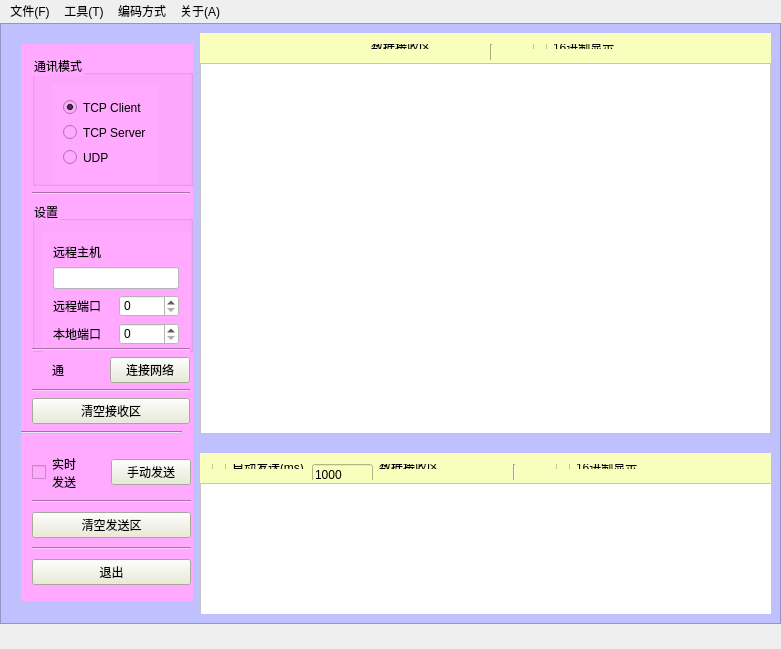
<?xml version="1.0" encoding="UTF-8"?>
<ui version="4.0">
 <class>MainWindow</class>
 <widget class="QMainWindow" name="MainWindow">
  <property name="geometry">
   <rect>
    <x>0</x>
    <y>0</y>
    <width>781</width>
    <height>649</height>
   </rect>
  </property>
  <property name="minimumSize">
   <size>
    <width>781</width>
    <height>649</height>
   </size>
  </property>
  <property name="maximumSize">
   <size>
    <width>781</width>
    <height>649</height>
   </size>
  </property>
  <property name="windowTitle">
   <string>网络调试助手(V0.1)</string>
  </property>
  <property name="styleSheet">
   <string notr="true">border-color: rgb(170, 170, 255);</string>
  </property>
  <widget class="QWidget" name="centralWidget">
   <widget class="QFrame" name="frame">
    <property name="geometry">
     <rect>
      <x>0</x>
      <y>0</y>
      <width>781</width>
      <height>601</height>
     </rect>
    </property>
    <property name="minimumSize">
     <size>
      <width>781</width>
      <height>601</height>
     </size>
    </property>
    <property name="maximumSize">
     <size>
      <width>781</width>
      <height>601</height>
     </size>
    </property>
    <property name="styleSheet">
     <string notr="true">background-color: rgb(192, 192, 255);</string>
    </property>
    <property name="frameShape">
     <enum>QFrame::StyledPanel</enum>
    </property>
    <property name="frameShadow">
     <enum>QFrame::Raised</enum>
    </property>
    <widget class="QWidget" name="widget_3" native="true">
     <property name="geometry">
      <rect>
       <x>200</x>
       <y>10</y>
       <width>571</width>
       <height>401</height>
      </rect>
     </property>
     <widget class="QWidget" name="widget_5" native="true">
      <property name="geometry">
       <rect>
        <x>0</x>
        <y>0</y>
        <width>571</width>
        <height>31</height>
       </rect>
      </property>
      <property name="styleSheet">
       <string notr="true">background-color: rgb(248, 255, 188);</string>
      </property>
      <widget class="QWidget" name="layoutWidget">
       <property name="geometry">
        <rect>
         <x>160</x>
         <y>0</y>
         <width>267</width>
         <height>27</height>
        </rect>
       </property>
       <layout class="QHBoxLayout" name="horizontalLayout_4">
        <item>
         <widget class="QLabel" name="label_4">
          <property name="text">
           <string>数据接收区</string>
          </property>
         </widget>
        </item>
        <item>
         <widget class="Line" name="line_8">
          <property name="minimumSize">
           <size>
            <width>71</width>
            <height>21</height>
           </size>
          </property>
          <property name="maximumSize">
           <size>
            <width>71</width>
            <height>21</height>
           </size>
          </property>
          <property name="orientation">
           <enum>Qt::Vertical</enum>
          </property>
         </widget>
        </item>
        <item>
         <widget class="QCheckBox" name="receiveHex_checkBox">
          <property name="text">
           <string>16进制显示</string>
          </property>
         </widget>
        </item>
       </layout>
      </widget>
     </widget>
     <widget class="QTextBrowser" name="receive_textBrowser">
      <property name="geometry">
       <rect>
        <x>0</x>
        <y>30</y>
        <width>571</width>
        <height>371</height>
       </rect>
      </property>
      <property name="styleSheet">
       <string notr="true">background-color: rgb(255, 255, 255);</string>
      </property>
     </widget>
    </widget>
    <widget class="QWidget" name="widget_4" native="true">
     <property name="geometry">
      <rect>
       <x>200</x>
       <y>420</y>
       <width>571</width>
       <height>171</height>
      </rect>
     </property>
     <widget class="QWidget" name="widget_6" native="true">
      <property name="geometry">
       <rect>
        <x>0</x>
        <y>10</y>
        <width>571</width>
        <height>31</height>
       </rect>
      </property>
      <property name="styleSheet">
       <string notr="true">background-color: rgb(248, 255, 188);</string>
      </property>
      <widget class="QWidget" name="layoutWidget">
       <property name="geometry">
        <rect>
         <x>1</x>
         <y>0</y>
         <width>460</width>
         <height>27</height>
        </rect>
       </property>
       <layout class="QHBoxLayout" name="horizontalLayout_5">
        <item>
         <widget class="QCheckBox" name="autoSend_checkBox">
          <property name="maximumSize">
           <size>
            <width>121</width>
            <height>16777215</height>
           </size>
          </property>
          <property name="text">
           <string>自动发送(ms)</string>
          </property>
         </widget>
        </item>
        <item>
         <widget class="QLineEdit" name="autoSendTime_lineEdit">
          <property name="minimumSize">
           <size>
            <width>61</width>
            <height>21</height>
           </size>
          </property>
          <property name="maximumSize">
           <size>
            <width>61</width>
            <height>16777215</height>
           </size>
          </property>
          <property name="text">
           <string>1000</string>
          </property>
         </widget>
        </item>
        <item>
         <widget class="QLabel" name="label_5">
          <property name="text">
           <string>数据接收区</string>
          </property>
         </widget>
        </item>
        <item>
         <widget class="Line" name="line_9">
          <property name="minimumSize">
           <size>
            <width>71</width>
            <height>21</height>
           </size>
          </property>
          <property name="maximumSize">
           <size>
            <width>71</width>
            <height>21</height>
           </size>
          </property>
          <property name="orientation">
           <enum>Qt::Vertical</enum>
          </property>
         </widget>
        </item>
        <item>
         <widget class="QCheckBox" name="sendHex_checkBox">
          <property name="text">
           <string>16进制显示</string>
          </property>
         </widget>
        </item>
       </layout>
      </widget>
     </widget>
     <widget class="QPlainTextEdit" name="send_plainTextEdit">
      <property name="geometry">
       <rect>
        <x>0</x>
        <y>40</y>
        <width>1131</width>
        <height>211</height>
       </rect>
      </property>
      <property name="styleSheet">
       <string notr="true">background-color: rgb(255, 255, 255);</string>
      </property>
     </widget>
    </widget>
    <widget class="QWidget" name="layoutWidget">
     <property name="geometry">
      <rect>
       <x>10</x>
       <y>10</y>
       <width>183</width>
       <height>579</height>
      </rect>
     </property>
     <layout class="QVBoxLayout" name="verticalLayout_5">
      <item>
       <widget class="QWidget" name="widget" native="true">
        <property name="minimumSize">
         <size>
          <width>181</width>
          <height>401</height>
         </size>
        </property>
        <property name="maximumSize">
         <size>
          <width>181</width>
          <height>401</height>
         </size>
        </property>
        <property name="styleSheet">
         <string notr="true">background-color: rgb(255, 169, 255);
border-color: rgb(58, 68, 255);</string>
        </property>
        <widget class="QWidget" name="layoutWidget">
         <property name="geometry">
          <rect>
           <x>0</x>
           <y>0</y>
           <width>180</width>
           <height>391</height>
          </rect>
         </property>
         <layout class="QVBoxLayout" name="verticalLayout_3">
          <item>
           <widget class="QGroupBox" name="groupBox">
            <property name="minimumSize">
             <size>
              <width>161</width>
              <height>131</height>
             </size>
            </property>
            <property name="maximumSize">
             <size>
              <width>161</width>
              <height>131</height>
             </size>
            </property>
            <property name="toolTip">
             <string>&lt;html&gt;&lt;head/&gt;&lt;body&gt;&lt;p&gt;&lt;br/&gt;&lt;/p&gt;&lt;/body&gt;&lt;/html&gt;</string>
            </property>
            <property name="styleSheet">
             <string notr="true"/>
            </property>
            <property name="title">
             <string>通讯模式</string>
            </property>
            <widget class="QWidget" name="layoutWidget">
             <property name="geometry">
              <rect>
               <x>20</x>
               <y>30</y>
               <width>106</width>
               <height>98</height>
              </rect>
             </property>
             <layout class="QVBoxLayout" name="verticalLayout">
              <item>
               <widget class="QRadioButton" name="tcpclient_radioButton">
                <property name="text">
                 <string>TCP Client</string>
                </property>
                <property name="checked">
                 <bool>true</bool>
                </property>
               </widget>
              </item>
              <item>
               <widget class="QRadioButton" name="tcpserver_radioButton">
                <property name="text">
                 <string>TCP Server</string>
                </property>
               </widget>
              </item>
              <item>
               <widget class="QRadioButton" name="udp_radioButton">
                <property name="text">
                 <string>UDP</string>
                </property>
               </widget>
              </item>
             </layout>
            </widget>
           </widget>
          </item>
          <item>
           <widget class="Line" name="line_10">
            <property name="orientation">
             <enum>Qt::Horizontal</enum>
            </property>
           </widget>
          </item>
          <item>
           <widget class="QGroupBox" name="groupBox_2">
            <property name="minimumSize">
             <size>
              <width>161</width>
              <height>151</height>
             </size>
            </property>
            <property name="maximumSize">
             <size>
              <width>161</width>
              <height>151</height>
             </size>
            </property>
            <property name="toolTip">
             <string>&lt;html&gt;&lt;head/&gt;&lt;body&gt;&lt;p&gt;&lt;br/&gt;&lt;/p&gt;&lt;/body&gt;&lt;/html&gt;</string>
            </property>
            <property name="title">
             <string>设置</string>
            </property>
            <widget class="QWidget" name="layoutWidget">
             <property name="geometry">
              <rect>
               <x>10</x>
               <y>30</y>
               <width>148</width>
               <height>125</height>
              </rect>
             </property>
             <layout class="QVBoxLayout" name="verticalLayout_2">
              <item>
               <widget class="QLabel" name="label">
                <property name="text">
                 <string>远程主机</string>
                </property>
               </widget>
              </item>
              <item>
               <widget class="QLineEdit" name="remoteIP_lineEdit">
                <property name="styleSheet">
                 <string notr="true">background-color: rgb(255, 255, 255);</string>
                </property>
               </widget>
              </item>
              <item>
               <layout class="QHBoxLayout" name="horizontalLayout">
                <item>
                 <widget class="QLabel" name="label_3">
                  <property name="text">
                   <string>远程端口</string>
                  </property>
                 </widget>
                </item>
                <item>
                 <widget class="QSpinBox" name="remoteport_spinBox">
                  <property name="styleSheet">
                   <string notr="true">background-color: rgb(255, 255, 255);</string>
                  </property>
                 </widget>
                </item>
               </layout>
              </item>
              <item>
               <layout class="QHBoxLayout" name="horizontalLayout_2">
                <item>
                 <widget class="QLabel" name="label_2">
                  <property name="text">
                   <string>本地端口</string>
                  </property>
                 </widget>
                </item>
                <item>
                 <widget class="QSpinBox" name="localport_spinBox">
                  <property name="styleSheet">
                   <string notr="true">background-color: rgb(255, 255, 255);</string>
                  </property>
                 </widget>
                </item>
               </layout>
              </item>
             </layout>
            </widget>
           </widget>
          </item>
          <item>
           <widget class="Line" name="line_2">
            <property name="orientation">
             <enum>Qt::Horizontal</enum>
            </property>
           </widget>
          </item>
          <item>
           <layout class="QHBoxLayout" name="horizontalLayout_6">
            <item>
             <spacer name="horizontalSpacer_2">
              <property name="orientation">
               <enum>Qt::Horizontal</enum>
              </property>
              <property name="sizeHint" stdset="0">
               <size>
                <width>18</width>
                <height>20</height>
               </size>
              </property>
             </spacer>
            </item>
            <item>
             <widget class="QLabel" name="state_label">
              <property name="text">
               <string>通</string>
              </property>
             </widget>
            </item>
            <item>
             <spacer name="horizontalSpacer">
              <property name="orientation">
               <enum>Qt::Horizontal</enum>
              </property>
              <property name="sizeHint" stdset="0">
               <size>
                <width>40</width>
                <height>20</height>
               </size>
              </property>
             </spacer>
            </item>
            <item>
             <widget class="QPushButton" name="connect_pushButton">
              <property name="styleSheet">
               <string notr="true">background-color: rgb(234, 235, 214);</string>
              </property>
              <property name="text">
               <string>连接网络</string>
              </property>
             </widget>
            </item>
           </layout>
          </item>
          <item>
           <widget class="Line" name="line_3">
            <property name="orientation">
             <enum>Qt::Horizontal</enum>
            </property>
           </widget>
          </item>
          <item>
           <widget class="QPushButton" name="clearReceive_pushButton">
            <property name="styleSheet">
             <string notr="true">background-color: rgb(234, 235, 214);</string>
            </property>
            <property name="text">
             <string>清空接收区</string>
            </property>
           </widget>
          </item>
         </layout>
        </widget>
       </widget>
      </item>
      <item>
       <widget class="Line" name="line_7">
        <property name="orientation">
         <enum>Qt::Horizontal</enum>
        </property>
       </widget>
      </item>
      <item>
       <widget class="QWidget" name="widget_2" native="true">
        <property name="minimumSize">
         <size>
          <width>181</width>
          <height>161</height>
         </size>
        </property>
        <property name="styleSheet">
         <string notr="true">background-color: rgb(255, 169, 255);
border-color: rgb(58, 68, 255);</string>
        </property>
        <widget class="Line" name="line_5">
         <property name="geometry">
          <rect>
           <x>30</x>
           <y>100</y>
           <width>118</width>
           <height>3</height>
          </rect>
         </property>
         <property name="orientation">
          <enum>Qt::Horizontal</enum>
         </property>
        </widget>
        <widget class="QWidget" name="layoutWidget">
         <property name="geometry">
          <rect>
           <x>0</x>
           <y>0</y>
           <width>181</width>
           <height>161</height>
          </rect>
         </property>
         <layout class="QVBoxLayout" name="verticalLayout_4">
          <item>
           <layout class="QHBoxLayout" name="horizontalLayout_3">
            <item>
             <widget class="QCheckBox" name="rtSend_checkBox">
              <property name="text">
               <string>实时
发送</string>
              </property>
             </widget>
            </item>
            <item>
             <widget class="QPushButton" name="handSend_pushButton">
              <property name="styleSheet">
               <string notr="true">background-color: rgb(234, 235, 214);</string>
              </property>
              <property name="text">
               <string>手动发送</string>
              </property>
             </widget>
            </item>
           </layout>
          </item>
          <item>
           <widget class="Line" name="line_4">
            <property name="orientation">
             <enum>Qt::Horizontal</enum>
            </property>
           </widget>
          </item>
          <item>
           <widget class="QPushButton" name="clearSend_pushButton">
            <property name="styleSheet">
             <string notr="true">background-color: rgb(234, 235, 214);</string>
            </property>
            <property name="text">
             <string>清空发送区</string>
            </property>
           </widget>
          </item>
          <item>
           <widget class="Line" name="line_6">
            <property name="orientation">
             <enum>Qt::Horizontal</enum>
            </property>
           </widget>
          </item>
          <item>
           <widget class="QPushButton" name="quit_pushButton">
            <property name="styleSheet">
             <string notr="true">background-color: rgb(234, 235, 214);</string>
            </property>
            <property name="text">
             <string>退出</string>
            </property>
           </widget>
          </item>
         </layout>
        </widget>
       </widget>
      </item>
     </layout>
    </widget>
   </widget>
  </widget>
  <widget class="QMenuBar" name="menuBar">
   <property name="geometry">
    <rect>
     <x>0</x>
     <y>0</y>
     <width>781</width>
     <height>23</height>
    </rect>
   </property>
   <widget class="QMenu" name="menuYywr">
    <property name="title">
     <string>文件(F)</string>
    </property>
   </widget>
   <widget class="QMenu" name="menu">
    <property name="title">
     <string>工具(T)</string>
    </property>
   </widget>
   <widget class="QMenu" name="menu_2">
    <property name="title">
     <string>编码方式</string>
    </property>
   </widget>
   <widget class="QMenu" name="menu_3">
    <property name="title">
     <string>关于(A)</string>
    </property>
   </widget>
   <addaction name="menuYywr"/>
   <addaction name="menu"/>
   <addaction name="menu_2"/>
   <addaction name="menu_3"/>
  </widget>
  <widget class="QStatusBar" name="statusBar"/>
 </widget>
 <layoutdefault spacing="6" margin="11"/>
 <resources/>
 <connections/>
</ui>
